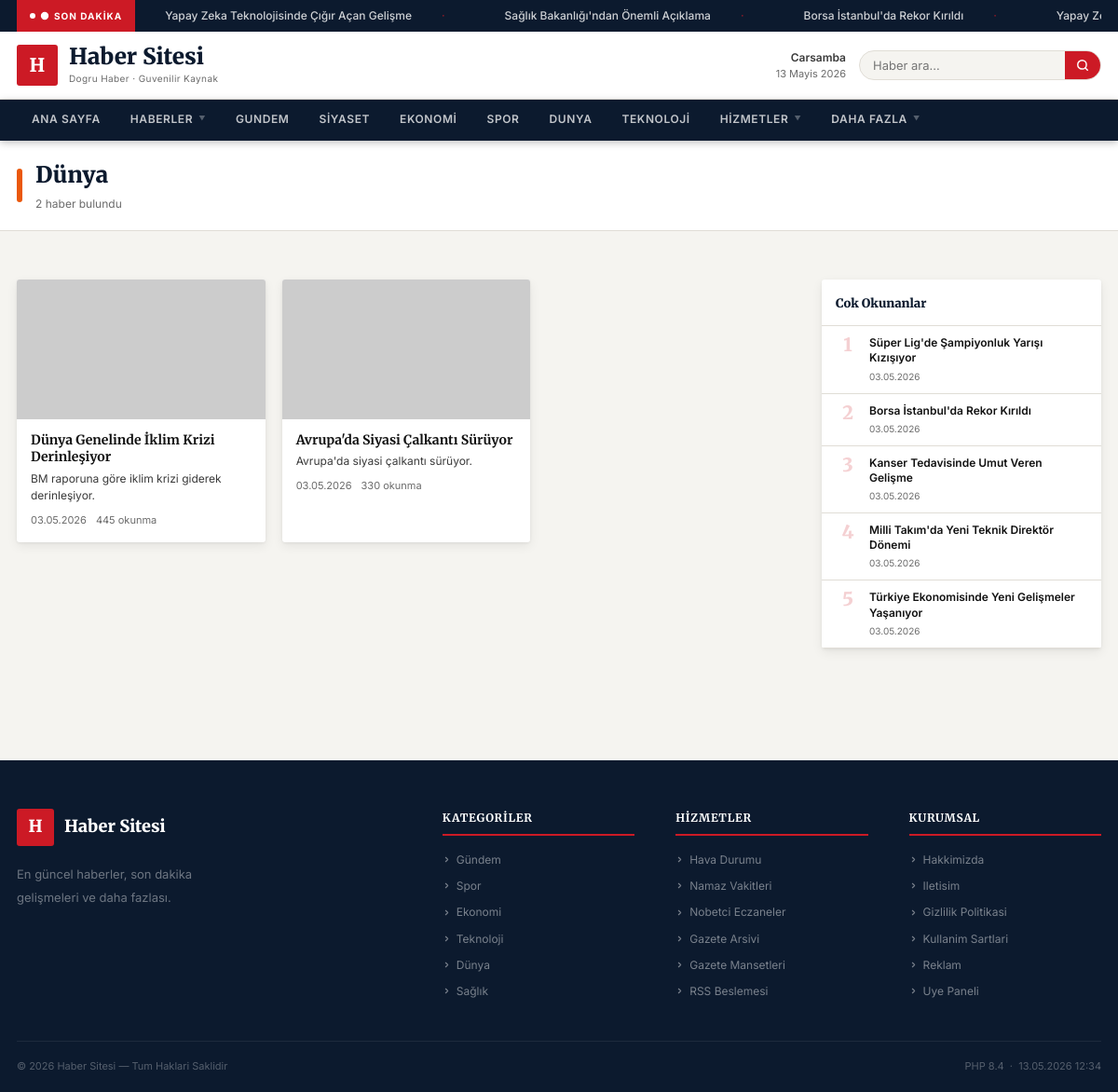
The app's page /kategori/dunya.php with its own data.
### tables this page shows
CREATE TABLE news (
    id INT AUTO_INCREMENT PRIMARY KEY,
    title VARCHAR(500) NOT NULL,
    slug VARCHAR(500) NOT NULL UNIQUE,
    content LONGTEXT,
    summary TEXT,
    category_id INT,
    image VARCHAR(500),
    status TINYINT(1) DEFAULT 1,
    is_featured TINYINT(1) DEFAULT 0,
    is_breaking TINYINT(1) DEFAULT 0,
    views INT DEFAULT 0,
    published_at DATETIME,
    FOREIGN KEY (category_id) REFERENCES categories(id) ON DELETE SET NULL
);

CREATE TABLE categories (
    id INT AUTO_INCREMENT PRIMARY KEY,
    name VARCHAR(200) NOT NULL,
    slug VARCHAR(200) NOT NULL UNIQUE,
    color VARCHAR(20) DEFAULT '#dc2626',
    sort_order INT DEFAULT 0
);

### kategori/dunya.php (called while the page is built, shortened)
<?php
$catSlug  = 'dunya';
require_once __DIR__ . '/_template.php';

### functions.php (called while the page is built, shortened)
<?php
function getPDO(): PDO {
    static $pdo = null;
    if ($pdo === null) {
        $pdo = new PDO(
            'mysql:host=' . DB_HOST . ';dbname=' . DB_NAME . ';charset=' . DB_CHARSET,
            DB_USER,
            DB_PASS,
            [
                PDO::ATTR_ERRMODE            => PDO::ERRMODE_EXCEPTION,
                PDO::ATTR_DEFAULT_FETCH_MODE => PDO::FETCH_ASSOC,
            ]
        );
    }
    return $pdo;
}
function timeAgo(string $datetime): string {
    $diff = (new DateTime())->diff(new DateTime($datetime));
    if ($diff->days >= 7)   return date('d.m.Y', strtotime($datetime));
    return 'Az önce';
}
function getAllCategories(): array {
    static $cats = null;
    if ($cats === null) {
        $cats = getPDO()->query('SELECT * FROM categories ORDER BY sort_order ASC')->fetchAll();
    }
    return $cats;
}
function getBreakingNews(): array {
    return getPDO()->query('SELECT title, slug FROM news WHERE status=1 AND is_breaking=1 ORDER BY published_at DESC LIMIT 8')->fetchAll();
}
function getCategoryBySlug(string $slug): ?array {
    $stmt = getPDO()->prepare('SELECT * FROM categories WHERE slug = ?');
    $stmt->execute([$slug]);
    return $stmt->fetch() ?: null;
}
function getNewsByCategory(int $catId, int $limit = 12, int $offset = 0): array {
    $stmt = getPDO()->prepare("
        SELECT n.*, c.name as cat_name, c.color as cat_color, c.slug as cat_slug
        FROM news n LEFT JOIN categories c ON n.category_id = c.id
        WHERE n.status=1 AND n.category_id=?
        ORDER BY n.published_at DESC LIMIT $limit OFFSET $offset
    ");
    $stmt->execute([$catId]);
    return $stmt->fetchAll();
}
function countNewsByCategory(int $catId): int {
    $stmt = getPDO()->prepare('SELECT COUNT(*) FROM news WHERE status=1 AND category_id=?');
    $stmt->execute([$catId]);
    return (int)$stmt->fetchColumn();
}
function getMostRead(int $limit = 5): array {
    return getPDO()->query("
        SELECT n.*, c.name as cat_name, c.color as cat_color, c.slug as cat_slug
        FROM news n LEFT JOIN categories c ON n.category_id = c.id
        WHERE n.status=1
        ORDER BY n.views DESC LIMIT $limit
    ")->fetchAll();
}
if (!function_exists('getSetting')) {
function getSetting(string $key, string $default = ''): string {
    static $cache = null;
    if ($cache === null) {
        $cache = [];
        try {
            $rows = getPDO()->query("SELECT `key`,`value` FROM settings")->fetchAll(PDO::FETCH_KEY_PAIR);
            $cache = $rows ?: [];
        } catch (Throwable $e) {}
    }
    return (string)($cache[$key] ?? $default);
}
}
function h(string $s): string {
    return htmlspecialchars($s, ENT_QUOTES, 'UTF-8');
}
function imgUrl(?string $url): string {
    $url = trim($url);
    return $url;
}

### kategori/_template.php (the view, shortened to what this page needs)
<?php
require_once __DIR__ . '/../functions.php';
$cat = getCategoryBySlug($catSlug);
$page    = max(1,(int)($_GET['page']??1));
$perPage = 12;
$offset  = ($page-1)*$perPage;
$total   = countNewsByCategory((int)$cat['id']);
$news    = getNewsByCategory((int)$cat['id'],$perPage,$offset);
$mostRead = getMostRead(5);
include __DIR__ . '/../header.php';
?>
<div class="cat-header">
    <div class="container">
        <div class="cat-header-inner">
            <div class="cat-color-bar" style="background:<?= h($cat['color']??'#cc1a25') ?>"></div>
            <div>
                <div class="cat-title"><?= h($cat['name']) ?></div>
                <div class="cat-count"><?= number_format($total) ?> haber bulundu</div>
            </div>
        </div>
    </div>
</div>
<div class="cat-wrap">
<div class="container">
<div style="display:grid;grid-template-columns:1fr 300px;gap:28px;align-items:start">
<div>
    <?php if(empty($news)): ?>
    <div style="text-align:center;padding:60px 0;color:var(--text-3)">
        <svg width="48" height="48" viewBox="0 0 24 24" fill="none" stroke="currentColor" stroke-width="1.5" stroke-linecap="round" stroke-linejoin="round" style="opacity:.2;margin:0 auto 16px;display:block"><path d="M4 22h16a2 2 0 0 0 2-2V4a2 2 0 0 0-2-2H8a2 2 0 0 0-2 2v16a2 2 0 0 1-2 2zm0 0a2 2 0 0 1-2-2v-9c0-1.1.9-2 2-2h2"/></svg>
        Bu kategoride henuz haber yok.
    </div>
    <?php else: ?>
    <div class="news-grid">
        <?php foreach($news as $n): ?>
        <div class="nc">
            <div class="nc-img"><a href="/haber/<?= h($n['slug']) ?>"><img src="<?= h(imgUrl($n['image'])??'https://placehold.co/400x225/eee/999?text=H') ?>" alt="<?= h($n['title']) ?>"></a></div>
            <div class="nc-body">
                <h3><a href="/haber/<?= h($n['slug']) ?>"><?= h($n['title']) ?></a></h3>
                <?php if(!empty($n['summary'])): ?><p><?= h($n['summary']) ?></p><?php endif; ?>
                <div class="nc-meta">
                    <span><?= timeAgo($n['published_at']) ?></span>
                    <span><?= number_format($n['views']??0) ?> okunma</span>
                </div>
            </div>
        </div>
        <?php endforeach; ?>
    </div>
    <?php endif; ?>
</div>
<aside style="position:sticky;top:60px">
    <div style="background:var(--bg-card);border-radius:var(--r);box-shadow:var(--sh);overflow:hidden">
        <div style="padding:12px 15px;border-bottom:1px solid var(--border)">
            <span style="font-family:var(--fh);font-size:13px;font-weight:900;color:var(--navy)">Cok Okunanlar</span>
        </div>
        <div>
            <?php foreach($mostRead as $i=>$mr): ?>
            <a href="/haber/<?= h($mr['slug']) ?>" style="display:flex;align-items:flex-start;gap:10px;padding:10px 15px;border-bottom:1px solid var(--border);transition:background .15s" onmouseover="this.style.background='var(--bg)'" onmouseout="this.style.background=''">
                <span style="font-family:var(--fh);font-size:20px;font-weight:900;color:var(--red);opacity:.2;line-height:1;width:26px;flex-shrink:0;text-align:center"><?= $i+1 ?></span>
                <div>
                    <div style="font-size:12px;font-weight:600;color:var(--text);line-height:1.35"><?= h(mb_substr($mr['title'],0,60)) ?></div>
                    <div style="font-size:10px;color:var(--text-3);margin-top:3px"><?= timeAgo($mr['published_at']) ?></div>
                </div>
            </a>
            <?php endforeach; ?>
        </div>
    </div>
</aside>
</div>
</div>
</div>
<?php include __DIR__ . '/../footer.php'; ?>

### header.php (shortened to what this page needs)
<?php
$_base = BASE_PATH;
$_breaking = getBreakingNews();
$_allCats  = getAllCategories();
$_currentPage = basename($_SERVER['PHP_SELF'], '.php');
$_siteName    = getSetting('site_title', SITE_NAME);
$_logoPath    = getSetting('logo_path', '');
?>
<!DOCTYPE html>
<html lang="tr">
<head>
</head>
<body>
<?php if (!empty($_breaking)): ?>
<div class="breaking-bar">
    <div class="container" style="display:flex;align-items:center;height:100%;padding:0 18px;max-width:100%">
        <div class="breaking-label">
            <svg width="10" height="10" viewBox="0 0 24 24" fill="currentColor"><circle cx="12" cy="12" r="10"/></svg>
            Son Dakika
        </div>
        <div class="breaking-track-wrap">
            <div class="breaking-track">
                <?php foreach(array_merge($_breaking,$_breaking) as $b): ?>
                <span class="breaking-item"><a href="<?= $_base ?>/haber/<?= h($b['slug']) ?>" style="color:inherit"><?= h($b['title']) ?></a></span>
                <?php endforeach; ?>
            </div>
        </div>
    </div>
</div>
<?php endif; ?>
<header class="top-header">
    <div class="container">
        <div class="top-header-inner">
            <a href="<?= $_base ?: '/' ?>" class="brand">
                    <?php if($_logoPath): ?>
                <img src="<?= h($_logoPath) ?>" alt="<?= h($_siteName) ?>" class="brand-logo-img">
                <?php else: ?>
                <div class="brand-mark"><?= mb_substr($_siteName,0,1) ?></div>
                <?php endif; ?>
                <div class="brand-text">
                    <div class="brand-name"><?= h($_siteName) ?></div>
                    <div class="brand-tag">Dogru Haber · Guvenilir Kaynak</div>
                </div>
            </a>
            <div class="header-right">
                <div class="header-date">
                    <?php
                    $days2=['Pazar','Pazartesi','Sali','Carsamba','Persembe','Cuma','Cumartesi'];
                    $months2=['','Ocak','Subat','Mart','Nisan','Mayis','Haziran','Temmuz','Agustos','Eylul','Ekim','Kasim','Aralik'];
                    ?>
                    <strong><?= $days2[(int)date('w')] ?></strong>
                    <?= (int)date('d') ?> <?= $months2[(int)date('n')] ?> <?= date('Y') ?>
                </div>
                <form class="search-box" action="<?= $_base ?>/arama" method="get">
                    <input type="text" name="q" placeholder="Haber ara...">
                    <button type="submit">
                        <svg width="14" height="14" viewBox="0 0 24 24" fill="none" stroke="currentColor" stroke-width="2.5" stroke-linecap="round" stroke-linejoin="round"><circle cx="11" cy="11" r="8"/><path d="m21 21-4.35-4.35"/></svg>
                    </button>
                </form>
            </div>
        </div>
    </div>
</header>
<nav class="main-nav">
    <div class="container">
        <div class="nav-inner">
            <a href="<?= $_base ?: '/' ?>" class="nav-link <?= $_currentPage==='index'?'active':'' ?>">Ana Sayfa</a>
            <div class="nav-item">
                <span class="nav-link">Haberler <span class="arr">▼</span></span>
            </div>
            <a href="<?= $_base ?>/gundem" class="nav-link">Gundem</a>
            <a href="<?= $_base ?>/siyaset" class="nav-link">Siyaset</a>
            <a href="<?= $_base ?>/ekonomi" class="nav-link">Ekonomi</a>
            <a href="<?= $_base ?>/spor" class="nav-link">Spor</a>
            <a href="<?= $_base ?>/dunya" class="nav-link">Dunya</a>
            <a href="<?= $_base ?>/teknoloji" class="nav-link">Teknoloji</a>
            <div class="nav-item">
                <span class="nav-link">Hizmetler <span class="arr">▼</span></span>
            </div>
            <div class="nav-item">
                <span class="nav-link">Daha Fazla <span class="arr">▼</span></span>
            </div>
        </div>
    </div>
</nav>

### footer.php (shortened to what this page needs)
<?php
$_fcats = getAllCategories();
$_fName = getSetting('site_title', SITE_NAME);
$_fDesc = getSetting('site_desc','Guncel haberler ve son dakika gelismeleri.');
?>
<footer style="background:var(--navy);color:rgba(255,255,255,.7);margin-top:60px">
<div class="container" style="padding-top:52px;padding-bottom:0">
    <div style="display:grid;grid-template-columns:2fr 1fr 1fr 1fr;gap:44px;padding-bottom:44px;border-bottom:1px solid rgba(255,255,255,.07)">
        <div>
            <a href="/" style="display:flex;align-items:center;gap:11px;margin-bottom:18px">
                <div style="width:40px;height:40px;background:var(--red);border-radius:var(--r);display:flex;align-items:center;justify-content:center;font-family:var(--fh);font-weight:900;font-size:18px;color:#fff;flex-shrink:0"><?= mb_substr($_fName,0,1) ?></div>
                <span style="font-family:var(--fh);font-size:18px;font-weight:900;color:#fff"><?= h($_fName) ?></span>
            </a>
            <p style="font-size:13px;line-height:1.9;color:rgba(255,255,255,.4);max-width:250px"><?= h($_fDesc) ?></p>
        </div>
        <div>
            <h4 style="font-family:var(--fh);font-size:12px;color:#fff;margin-bottom:16px;padding-bottom:8px;border-bottom:2px solid var(--red);text-transform:uppercase;letter-spacing:.06em">Kategoriler</h4>
            <ul style="list-style:none;display:flex;flex-direction:column;gap:9px">
                <?php foreach(array_slice($_fcats,0,7) as $fc): ?>
                <li><a href="/<?= h($fc['slug']) ?>" style="font-size:12px;color:rgba(255,255,255,.45);display:flex;align-items:center;gap:6px;transition:color .15s" onmouseover="this.style.color='#fff'" onmouseout="this.style.color='rgba(255,255,255,.45)'">
                    <svg width="9" height="9" viewBox="0 0 24 24" fill="none" stroke="currentColor" stroke-width="3" stroke-linecap="round" stroke-linejoin="round"><polyline points="9 18 15 12 9 6"/></svg>
                    <?= h($fc['name']) ?>
                </a></li>
                <?php endforeach; ?>
            </ul>
        </div>
        <div>
            <h4 style="font-family:var(--fh);font-size:12px;color:#fff;margin-bottom:16px;padding-bottom:8px;border-bottom:2px solid var(--red);text-transform:uppercase;letter-spacing:.06em">Hizmetler</h4>
            <ul style="list-style:none;display:flex;flex-direction:column;gap:9px">
                <?php foreach(array('hava-durumu'=>'Hava Durumu','namaz-vakitleri'=>'Namaz Vakitleri','nobetci-eczaneler'=>'Nobetci Eczaneler','gazete-arsivi'=>'Gazete Arsivi','gazete-mansestleri'=>'Gazete Mansetleri','rss'=>'RSS Beslemesi') as $slug=>$name): ?>
                <li><a href="/<?= $slug ?>" style="font-size:12px;color:rgba(255,255,255,.45);display:flex;align-items:center;gap:6px;transition:color .15s" onmouseover="this.style.color='#fff'" onmouseout="this.style.color='rgba(255,255,255,.45)'">
                    <svg width="9" height="9" viewBox="0 0 24 24" fill="none" stroke="currentColor" stroke-width="3" stroke-linecap="round" stroke-linejoin="round"><polyline points="9 18 15 12 9 6"/></svg>
                    <?= $name ?>
                </a></li>
                <?php endforeach; ?>
            </ul>
        </div>
        <div>
            <h4 style="font-family:var(--fh);font-size:12px;color:#fff;margin-bottom:16px;padding-bottom:8px;border-bottom:2px solid var(--red);text-transform:uppercase;letter-spacing:.06em">Kurumsal</h4>
            <ul style="list-style:none;display:flex;flex-direction:column;gap:9px">
                <?php foreach(array('hakkimizda'=>'Hakkimizda','iletisim'=>'Iletisim','gizlilik'=>'Gizlilik Politikasi','kullanim-sartlari'=>'Kullanim Sartlari','reklam'=>'Reklam','uye-paneli'=>'Uye Paneli') as $slug=>$name): ?>
                <li><a href="/<?= $slug ?>" style="font-size:12px;color:rgba(255,255,255,.45);display:flex;align-items:center;gap:6px;transition:color .15s" onmouseover="this.style.color='#fff'" onmouseout="this.style.color='rgba(255,255,255,.45)'">
                    <svg width="9" height="9" viewBox="0 0 24 24" fill="none" stroke="currentColor" stroke-width="3" stroke-linecap="round" stroke-linejoin="round"><polyline points="9 18 15 12 9 6"/></svg>
                    <?= $name ?>
                </a></li>
                <?php endforeach; ?>
            </ul>
        </div>
    </div>
    <div style="display:flex;align-items:center;justify-content:space-between;padding:18px 0;font-size:11px;color:rgba(255,255,255,.3);flex-wrap:wrap;gap:8px">
        <span>&copy; <?= date('Y') ?> <?= h($_fName) ?> &mdash; Tum Haklari Saklidir</span>
        <span>PHP <?= PHP_MAJOR_VERSION ?>.<?= PHP_MINOR_VERSION ?> &nbsp;&middot;&nbsp; <?= date('d.m.Y H:i') ?></span>
    </div>
</div>
</footer>

### records on screen
news: title "Yapay Zeka Teknolojisinde Çığır Açan Gelişme", title "Yapay…"
news: title "Sağlık Bakanlığı'ndan Önemli Açıklama"
news: title "Borsa İstanbul'da Rekor Kırıldı", published_at "03.05.2026"
categories: name "Dünya"
news: title "Dünya Genelinde İklim Krizi Derinleşiyor", summary "BM raporuna göre iklim krizi giderek derinleşiyor.", published_at "03.05.2026", views "445"
news: title "Avrupa'da Siyasi Çalkantı Sürüyor", summary "Avrupa'da siyasi çalkantı sürüyor.", published_at "03.05.2026", views "330"
news: title "Süper Lig'de Şampiyonluk Yarışı Kızışıyor", published_at "03.05.2026"
news: title "Kanser Tedavisinde Umut Veren Gelişme", published_at "03.05.2026"
news: title "Milli Takım'da Yeni Teknik Direktör Dönemi", published_at "03.05.2026"
news: title "Türkiye Ekonomisinde Yeni Gelişmeler Yaşanıyor", published_at "03.05.2026"
categories: name "Gündem"
categories: name "Spor"
categories: name "Ekonomi"
categories: name "Teknoloji"
categories: name "Sağlık"

### other values on screen
mb_substr($_siteName,0,1) "H"
$_siteName "Haber Sitesi"
$total "2"
mb_substr($_fName,0,1) "H"
$_fName "Haber Sitesi"
$_fDesc "En güncel haberler, son dakika gelişmeleri ve daha fazlası."
$name "Hava Durumu"
$name "Namaz Vakitleri"
$name "Nobetci Eczaneler"
$name "Gazete Arsivi"
$name "Gazete Mansetleri"
$name "RSS Beslemesi"
$name "Hakkimizda"
$name "Iletisim"
$name "Gizlilik Politikasi"
